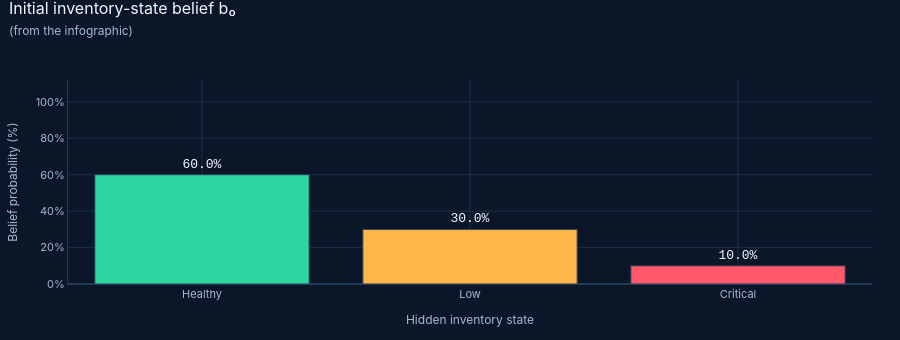

Notebook code for this chart:
### Markdown cell above
The four actions correspond to standard operational levers in inventory management: placing no order, regular replenishment, an emergency or expedited supply mode, and lateral reallocation or production re-planning (Silver et al., 2017). That mapping is this project's design rationale; the cost values themselves are synthetic.

### 4.3 Initial belief $b_0$

$$b_0 = [0.60,\ 0.30,\ 0.10], \qquad \sum_s b(s) = 1, \qquad 0 \le b(s) \le 1 .$$

These are the **illustrative starting probabilities printed on the lecture infographic**. They are not real-world inventory statistics. It is configurable through `cfg.initial_belief` and through the dashboard's What-If Lab.

### Code cell
b0 = validate_belief(cfg.initial_belief)            # raises if not a valid distribution
print("b0 =", b0, "| sums to", b0.sum(), "| belief concentration =", round(belief_concentration(b0), 3))
show(viz.fig_belief_distribution(b0, "Initial inventory-state belief b₀ (from the infographic)"),
     "02_initial_belief")

### Figure 1 — Plotly figure (JSON) as saved in the notebook; plotly's stock layout.template omitted (floating-point values rounded to 4 significant figures)
{"data": [{"cliponaxis": false, "hovertemplate": "%{x} inventory<br>Belief: %{y:.2f}%<extra></extra>", "marker": {"color": ["#2DD6A0", "#FFB547", "#FF596B"], "line": {"color": "#233B56", "width": 1}}, "text": ["60.0%", "30.0%", "10.0%"], "textfont": {"family": "'IBM Plex Mono', Consolas, 'Courier New', monospace", "size": 13}, "textposition": "outside", "type": "bar", "x": ["Healthy", "Low", "Critical"], "y": [60.0, 30.0, 10.0]}], "layout": {"font": {"color": "#F2F7FF", "family": "Inter, Manrope, 'Segoe UI', Arial, sans-serif", "size": 12}, "height": 340, "hoverlabel": {"bgcolor": "#10243A", "bordercolor": "#233B56", "font": {"color": "#F2F7FF", "family": "'IBM Plex Mono', Consolas, 'Courier New', monospace", "size": 12}}, "legend": {"bgcolor": "rgba(0,0,0,0)", "font": {"color": "#A6B9D0", "size": 11}, "orientation": "h", "x": 0.0, "xanchor": "left", "y": -0.24, "yanchor": "top"}, "margin": {"b": 56, "l": 64, "r": 28, "t": 80}, "paper_bgcolor": "#0B1728", "plot_bgcolor": "#0B1728", "showlegend": false, "title": {"font": {"color": "#F2F7FF", "family": "'Space Grotesk', Inter, 'Segoe UI', Arial, sans-serif", "size": 16}, "pad": {"t": 14}, "text": "Initial inventory-state belief b₀<br><span style='font-size:12px;color:#A6B9D0'>(from the infographic)</span>", "x": 0.01, "xanchor": "left", "y": 1.0, "yanchor": "top", "yref": "container"}, "xaxis": {"automargin": true, "gridcolor": "rgba(35,59,86,0.65)", "linecolor": "#233B56", "tickfont": {"color": "#A6B9D0", "size": 11}, "title": {"font": {"color": "#A6B9D0", "size": 12}, "text": "Hidden inventory state"}, "zerolinecolor": "#233B56"}, "yaxis": {"automargin": true, "gridcolor": "rgba(35,59,86,0.65)", "linecolor": "#233B56", "range": [0, 112], "tickfont": {"color": "#A6B9D0", "size": 11}, "ticksuffix": "%", "title": {"font": {"color": "#A6B9D0", "size": 12}, "text": "Belief probability (%)"}, "zerolinecolor": "#233B56"}}}
